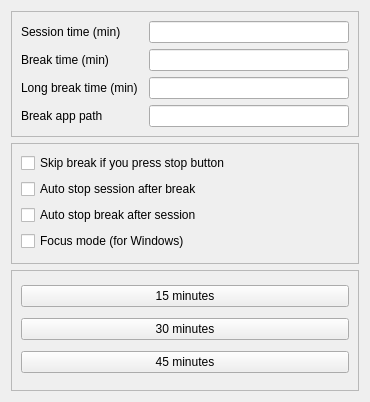
<?xml version="1.0" encoding="UTF-8"?>
<ui version="4.0">
 <class>Settings</class>
 <widget class="QWidget" name="Settings">
  <property name="geometry">
   <rect>
    <x>0</x>
    <y>0</y>
    <width>370</width>
    <height>402</height>
   </rect>
  </property>
  <property name="sizePolicy">
   <sizepolicy hsizetype="Preferred" vsizetype="Preferred">
    <horstretch>0</horstretch>
    <verstretch>0</verstretch>
   </sizepolicy>
  </property>
  <property name="font">
   <font>
    <italic>false</italic>
    <bold>false</bold>
   </font>
  </property>
  <property name="windowTitle">
   <string>Form</string>
  </property>
  <layout class="QVBoxLayout" name="verticalLayout_3">
   <item>
    <widget class="QFrame" name="frame">
     <property name="frameShape">
      <enum>QFrame::StyledPanel</enum>
     </property>
     <property name="frameShadow">
      <enum>QFrame::Raised</enum>
     </property>
     <layout class="QVBoxLayout" name="verticalLayout_6">
      <item>
       <layout class="QHBoxLayout" name="horizontalLayout">
        <item>
         <widget class="QLabel" name="labeCustomSessionl">
          <property name="sizePolicy">
           <sizepolicy hsizetype="Preferred" vsizetype="Preferred">
            <horstretch>0</horstretch>
            <verstretch>0</verstretch>
           </sizepolicy>
          </property>
          <property name="minimumSize">
           <size>
            <width>0</width>
            <height>0</height>
           </size>
          </property>
          <property name="focusPolicy">
           <enum>Qt::NoFocus</enum>
          </property>
          <property name="text">
           <string>Session time (min)</string>
          </property>
         </widget>
        </item>
        <item>
         <spacer name="horizontalSpacer_2">
          <property name="orientation">
           <enum>Qt::Horizontal</enum>
          </property>
          <property name="sizeHint" stdset="0">
           <size>
            <width>40</width>
            <height>20</height>
           </size>
          </property>
         </spacer>
        </item>
        <item>
         <spacer name="horizontalSpacer">
          <property name="orientation">
           <enum>Qt::Horizontal</enum>
          </property>
          <property name="sizeType">
           <enum>QSizePolicy::Preferred</enum>
          </property>
          <property name="sizeHint" stdset="0">
           <size>
            <width>20</width>
            <height>0</height>
           </size>
          </property>
         </spacer>
        </item>
        <item>
         <widget class="QLineEdit" name="lineEditCustomSession">
          <property name="minimumSize">
           <size>
            <width>200</width>
            <height>0</height>
           </size>
          </property>
          <property name="focusPolicy">
           <enum>Qt::ClickFocus</enum>
          </property>
          <property name="text">
           <string/>
          </property>
         </widget>
        </item>
       </layout>
      </item>
      <item>
       <layout class="QHBoxLayout" name="horizontalLayout_2">
        <item>
         <widget class="QLabel" name="labelCustomBreak">
          <property name="minimumSize">
           <size>
            <width>100</width>
            <height>0</height>
           </size>
          </property>
          <property name="focusPolicy">
           <enum>Qt::NoFocus</enum>
          </property>
          <property name="text">
           <string>Break time (min)</string>
          </property>
         </widget>
        </item>
        <item>
         <spacer name="horizontalSpacer_3">
          <property name="orientation">
           <enum>Qt::Horizontal</enum>
          </property>
          <property name="sizeHint" stdset="0">
           <size>
            <width>40</width>
            <height>20</height>
           </size>
          </property>
         </spacer>
        </item>
        <item>
         <widget class="QLineEdit" name="lineEditCustomBreak">
          <property name="sizePolicy">
           <sizepolicy hsizetype="Expanding" vsizetype="Fixed">
            <horstretch>0</horstretch>
            <verstretch>0</verstretch>
           </sizepolicy>
          </property>
          <property name="minimumSize">
           <size>
            <width>200</width>
            <height>0</height>
           </size>
          </property>
          <property name="focusPolicy">
           <enum>Qt::ClickFocus</enum>
          </property>
          <property name="text">
           <string/>
          </property>
         </widget>
        </item>
       </layout>
      </item>
      <item>
       <layout class="QHBoxLayout" name="horizontalLayout_3">
        <item>
         <widget class="QLabel" name="labelLongBreak">
          <property name="focusPolicy">
           <enum>Qt::NoFocus</enum>
          </property>
          <property name="text">
           <string>Long break time (min)</string>
          </property>
         </widget>
        </item>
        <item>
         <spacer name="horizontalSpacer_5">
          <property name="orientation">
           <enum>Qt::Horizontal</enum>
          </property>
          <property name="sizeHint" stdset="0">
           <size>
            <width>40</width>
            <height>20</height>
           </size>
          </property>
         </spacer>
        </item>
        <item>
         <widget class="QLineEdit" name="lineEditCustomLongBreak">
          <property name="sizePolicy">
           <sizepolicy hsizetype="Expanding" vsizetype="Fixed">
            <horstretch>0</horstretch>
            <verstretch>0</verstretch>
           </sizepolicy>
          </property>
          <property name="minimumSize">
           <size>
            <width>200</width>
            <height>0</height>
           </size>
          </property>
          <property name="focusPolicy">
           <enum>Qt::ClickFocus</enum>
          </property>
          <property name="text">
           <string/>
          </property>
         </widget>
        </item>
       </layout>
      </item>
      <item>
       <layout class="QHBoxLayout" name="horizontalLayout_4">
        <item>
         <widget class="QLabel" name="labelBreakAppPath">
          <property name="focusPolicy">
           <enum>Qt::NoFocus</enum>
          </property>
          <property name="text">
           <string>Break app path</string>
          </property>
         </widget>
        </item>
        <item>
         <spacer name="horizontalSpacer_4">
          <property name="orientation">
           <enum>Qt::Horizontal</enum>
          </property>
          <property name="sizeHint" stdset="0">
           <size>
            <width>40</width>
            <height>20</height>
           </size>
          </property>
         </spacer>
        </item>
        <item>
         <widget class="QLineEdit" name="lineEditBreakAppPath">
          <property name="sizePolicy">
           <sizepolicy hsizetype="Expanding" vsizetype="Fixed">
            <horstretch>0</horstretch>
            <verstretch>0</verstretch>
           </sizepolicy>
          </property>
          <property name="minimumSize">
           <size>
            <width>200</width>
            <height>0</height>
           </size>
          </property>
          <property name="focusPolicy">
           <enum>Qt::ClickFocus</enum>
          </property>
          <property name="text">
           <string/>
          </property>
         </widget>
        </item>
       </layout>
      </item>
     </layout>
    </widget>
   </item>
   <item>
    <widget class="QFrame" name="frame_2">
     <property name="frameShape">
      <enum>QFrame::StyledPanel</enum>
     </property>
     <property name="frameShadow">
      <enum>QFrame::Raised</enum>
     </property>
     <layout class="QVBoxLayout" name="verticalLayout">
      <item>
       <widget class="QCheckBox" name="checkBoxSkipBreak">
        <property name="focusPolicy">
         <enum>Qt::NoFocus</enum>
        </property>
        <property name="text">
         <string>Skip break if you press stop button</string>
        </property>
       </widget>
      </item>
      <item>
       <widget class="QCheckBox" name="checkBoxAutoStopSession">
        <property name="focusPolicy">
         <enum>Qt::NoFocus</enum>
        </property>
        <property name="text">
         <string>Auto stop session after break</string>
        </property>
       </widget>
      </item>
      <item>
       <widget class="QCheckBox" name="checkBoxAutoStopBreak">
        <property name="focusPolicy">
         <enum>Qt::NoFocus</enum>
        </property>
        <property name="text">
         <string>Auto stop break after session</string>
        </property>
       </widget>
      </item>
      <item>
       <widget class="QCheckBox" name="checkBoxFocusMode">
        <property name="focusPolicy">
         <enum>Qt::NoFocus</enum>
        </property>
        <property name="text">
         <string>Focus mode (for Windows)</string>
        </property>
       </widget>
      </item>
     </layout>
    </widget>
   </item>
   <item>
    <widget class="QFrame" name="frame_3">
     <property name="frameShape">
      <enum>QFrame::StyledPanel</enum>
     </property>
     <property name="frameShadow">
      <enum>QFrame::Raised</enum>
     </property>
     <layout class="QVBoxLayout" name="verticalLayout_2">
      <item>
       <widget class="QPushButton" name="buttonPreset15">
        <property name="focusPolicy">
         <enum>Qt::NoFocus</enum>
        </property>
        <property name="text">
         <string>15 minutes</string>
        </property>
       </widget>
      </item>
      <item>
       <widget class="QPushButton" name="buttonPreset30">
        <property name="focusPolicy">
         <enum>Qt::NoFocus</enum>
        </property>
        <property name="text">
         <string>30 minutes</string>
        </property>
       </widget>
      </item>
      <item>
       <widget class="QPushButton" name="buttonPreset45">
        <property name="focusPolicy">
         <enum>Qt::NoFocus</enum>
        </property>
        <property name="text">
         <string>45 minutes</string>
        </property>
       </widget>
      </item>
     </layout>
    </widget>
   </item>
  </layout>
 </widget>
 <resources/>
 <connections/>
</ui>
